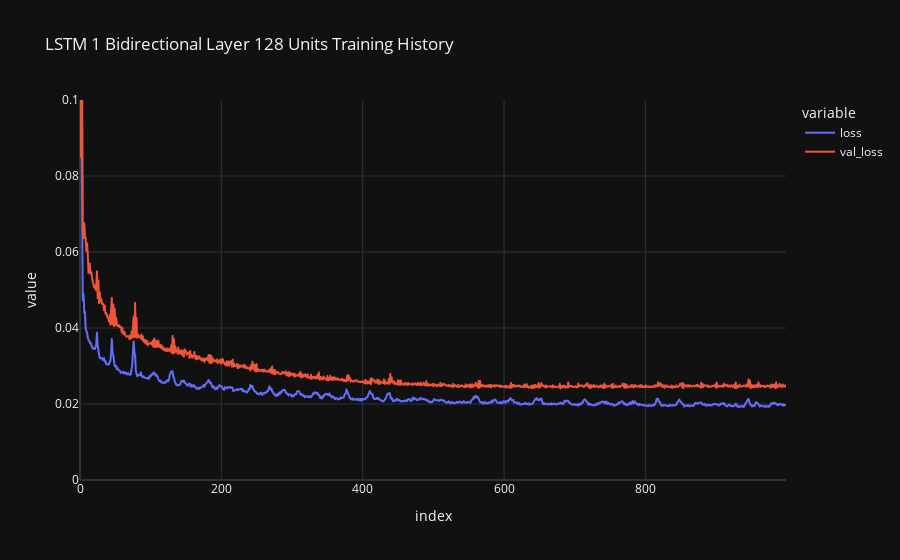

The notebook cell this image was saved under:
### Code cell
fig = px.line(history.history, title='LSTM 1 Bidirectional Layer 128 Units Training History', range_y=[0, 0.1])
fig.show()

### Figure 1 — Plotly figure (JSON) as saved in the notebook; plotly's stock layout.template omitted (floating-point values rounded to 4 significant figures; data arrays with more than 128 entries replaced by an {"elided": "..."} marker saying what was removed)
{"data": [{"hovertemplate": "variable=loss<br>index=%{x}<br>value=%{y}<extra></extra>", "legendgroup": "loss", "line": {"color": "#636efa", "dash": "solid"}, "marker": {"symbol": "circle"}, "mode": "lines", "name": "loss", "showlegend": true, "type": "scattergl", "x": {"elided": "1000 int values"}, "xaxis": "x", "y": {"elided": "1000 float values"}, "yaxis": "y"}, {"hovertemplate": "variable=val_loss<br>index=%{x}<br>value=%{y}<extra></extra>", "legendgroup": "val_loss", "line": {"color": "#EF553B", "dash": "solid"}, "marker": {"symbol": "circle"}, "mode": "lines", "name": "val_loss", "showlegend": true, "type": "scattergl", "x": {"elided": "1000 int values"}, "xaxis": "x", "y": {"elided": "1000 float values"}, "yaxis": "y"}], "layout": {"legend": {"title": {"text": "variable"}, "tracegroupgap": 0}, "title": {"text": "LSTM 1 Bidirectional Layer 128 Units Training History"}, "xaxis": {"anchor": "y", "domain": [0, 1], "title": {"text": "index"}}, "yaxis": {"anchor": "x", "domain": [0, 1], "range": [0, 0.1], "title": {"text": "value"}}}}
